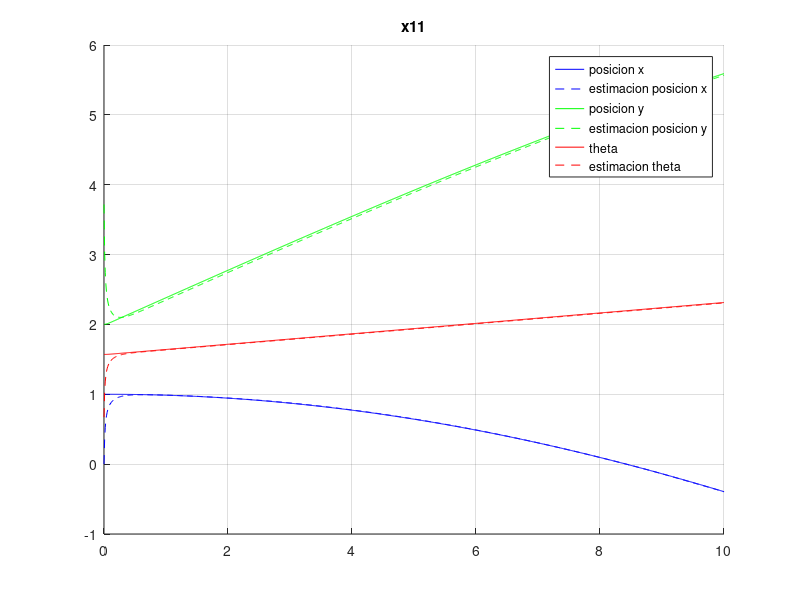

This figure's MATLAB source:
clear all
close all
clc

%% Declaracion de los parametros fisicos

R = 0.75;
d=0.3;
r=0.15;
m_c=30;
m_w = 1;
I_c = 15.625;
I_w=0.005;
I_m = 0.0025;
R_a = eye(2,2) * 2.5;
L_a = eye(2,2) * 0.048;
K_e = eye(2,2) * 0.02;
N= eye(2,2) * 62.55;
K_t = eye(2,2) * 0.2613;
d_m1 = 0.5;
d_m2 = d_m1;

%% declaracion de las matrices y vectores necesarios



% estado inicial x1
x1 = [0;1;2]; % [x;y;theta]
x2 = [0.5*pi;0.5*pi]; %velocidad angular de las ruedas
x3 = [0,0];  % corrientes


% declaramos los limites de tiempo
t0 = 0;
tf = 10;
%declaracion de las condiciones iniciales
x10 = [1 2 pi/2]';
x20 = [1 1]';
x30 = [0 0]';

% declaracion de la estimacion inicial
x1e =[1 2]';
x2e =[2 1]';
x3e =[0.5 0]';

% incializamos los vectores
% valores reales
x1_hist = [];
x2_hist = [];
x3_hist = [];

% valores estimados
xe1_hist=[];
xe2_hist=[];
xe3_hist=[];


dt = 0.01; %definimos el periodo de tiempo

x1 = x10;
x2 = x20;
x3 = x30;

m=m_c + 2*m_w;
I = m_c*d^2+2*m_w*R^2+I_c+2*I_m;
m_1 = 0.25*R^-2*r^2*(m*R^2+I)+I_w;
m_2 = 0.25*R^-2*r^2*(m*R^2-I);
M = [m_1 m_2;m_2 m_1];
D = eye(2,2) * d_m1;
T_d = [0.001 0.001]';



%--------------------- variables de kalman
p1 = 1e2;
p2 = 1e2;
p3 = 1e2;
q1 = 5e-1;
q2 = 5e-1;
q3 = 5e-1;
R1 = 1e2;
R2 = 1e2;
R3 = 1e2;

g1=1;
g3=1;
g2=1;

W1 = [0 0]';
W2 = [1 3]';
W3 = [0 0]';
P1 = p1* eye(2,2);
P2 = p2* eye(2,2);
P3 = p3* eye(2,2);

Q1 = q1* eye(2,2);
Q2 = q2* eye(2,2);
Q3 = q3* eye(2,2);


A = eye(3); % Matriz de transición de estado
C_k = eye(3,3); % Matriz de observación

Q = eye(3) * 0.01; % Covarianza del ruido de proceso
R_k = eye(3) * 0.1; % Covarianza del ruido de medición

P1e = eye(3); % Estimación inicial de la covarianza

xe1_hist = [];
P1e_hist = [];

%comenzamos con la integracion de las variables

Z1 = [0 0 0]';

for t = t0:dt:tf
    Z1 = [tanh(x1(1)), tanh(x1(1))]';
    Z2 = [tanh(x1(2)), tanh(x1(3))]';
    Z3 = [tanh(x1(3)), tanh(x1(3))]';

    x1_hist = [x1_hist ; [t x1']];
    

    x2_hist = [x2_hist ; [t x2']];
    % xe2_hist=[x1e_hist [t x2e]];

    x3_hist = [x3_hist ; [t x3']];
    % xe3_hist=[x3e_hist [t x3e]];

    %integracion
    dx_dt1 = 0.5*r*[cos(x1(3)), cos(x1(3)); 
        sin(x1(3)), sin(x1(3)); 
        R^-1, -R^-1] * x2;
    x1 = x1 + dx_dt1*dt;
   

    C = 0.5*R^-1*r^2*m_c*d*[0, dx_dt1(3);
                            -dx_dt1(3), 0];

    dx_dt2 = M^-1*(-C*x2-D*x2-T_d+N*K_t*x3);
    x2 = x2 + dx_dt2*dt;

    u=  [4 3]';

    dx_dt3 = L_a^(-1)*(u-R_a*x3-N*K_e*x2);
    x3 = x3 + dx_dt3*dt;


    y_1 = C_k * x1; % Medición real
    % --------------------- Filtro de Kalman
    H1 = Z1;
    K1 = P1*H1*inv(R1+H1'*P1*H1);
    W1 = W1+g1*K1*(x1(1)-x1e(1));
    P1 = P1-K1*H1'*P1+Q1;

    H2 = Z2;
    K2 = P2*H2*inv(R2+H2'*P2*H2);
    W2 = W2+g2*K2*(x1(2)-x2e(1));
    P2 = P2-K2*H2'*P2+Q2;

    H3 = Z3;
    K3 = P3 * H3*inv(R3+H3'*P3*H3);
    W3 = W3+g3*K3*(x1(3)-x3e(1));
    P3 = P3-K3*H3'*P3+Q3;

    x1e = W1'*Z1+0.0001*u(1) + 0.0001*u(2);
    x2e = W2'*Z2+0.0001*u(1) + 0.0001*u(2);
    x3e = W3'*Z3+0.0001*u(1) + 0.0001*u(2);

    % x1e_pred = A * x1e;
    % P1e_pred = A * P1e * A' + Q;
    % 
    
    % K = P1e_pred * H1'*inv(H1 * P1e_pred * H1' + R_k); % Ganancia de Kalman
    % x1e = x1e_pred + K * (y_1 - (C_k * x1e_pred));
    % P1e = (eye(3) - K * H1) * P1e_pred;

    xe1_hist=[xe1_hist; [t x1e']];
    xe2_hist=[xe2_hist; [t x2e']];
    xe3_hist=[xe3_hist; [t x3e']];
    %P1e_hist = [P1e_hist, P1];


end
figure(1)
hold on
plot(x1_hist(:,1),x1_hist(:,2),'-b')
plot(xe1_hist(:,1),xe1_hist(:,2),'--b')

plot(x1_hist(:,1),x1_hist(:,3),'-g')
plot(xe2_hist(:,1),xe2_hist(:,2),'--g')

plot(x1_hist(:,1),x1_hist(:,4),'-r')
plot(xe3_hist(:,1),xe3_hist(:,2),'--r')

grid on
legend('posicion x','estimacion posicion x','posicion y','estimacion posicion y','theta','estimacion theta');
title('x11');

return
figure (2)
plot(x2_hist(:,1),x2_hist(:,2),'-b')
plot(x2_hist(:,1),x2_hist(:,3),'-r')
hold on
grid on
legend('velocidad angular derecha','velocidad angular izquierda');
title('x2');

figure (3)
plot(x3_hist(:,1),x3_hist(:,2),'-b')
hold on
plot(x3_hist(:,1),x3_hist(:,3),'-r')
hold on
grid on
legend('corriente derecha','corriente izquierda');
title('x3');
% haganlo funcionar para las otras dos x